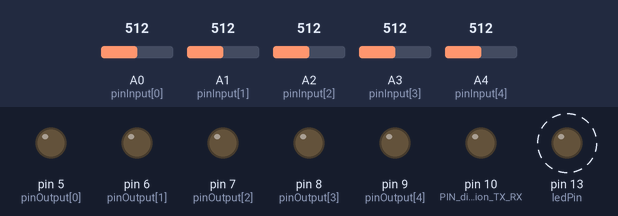
Simulated run of this sketch. Board: Arduino Uno, built with avr-gcc and run on an emulated ATmega328P. On the bench: output pins drawn as LEDs (lit = HIGH). Dashed ring = blinking. Inputs (shaded band) come from the test bench; at power-on: A0 (pinInput[0]) = 512, A1 (pinInput[1]) = 512, A2 (pinInput[2]) = 512, A3 (pinInput[3]) = 512, A4 (pinInput[4]) = 512.

Above: at 0.2 s.
Timing chart, 0 to 3.0 s (numbered marks = the images above):
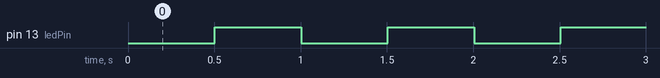

Measured:
- by itself, pin 13 (ledPin): alternates HIGH for 0.50 s and LOW for 0.50 s

The sketch:

modbus_slave_v0_6.ino
```cpp
// RS-485
const uint8_t     PIN_direction_TX_RX = 10;

// Used Pins
const int pinInput[]  = {A0, A1, A2, A3, A4};
const int pinOutput[] = {5, 6, 7, 8, 9};
const int ledPin = 13;

// States
int stateInput[5];
int stateOutput[] = {LOW,LOW,LOW,LOW,LOW};

// Counts
long int countOutput[] = {0,0,0,0,0};

// Timers
long saved_time_input[] = {0,0,0,0,0};
long saved_led_time;
boolean led;

const long debounce = 500;
const int threshold = 550;

void setup() {
  // RS-485
  pinMode(PIN_direction_TX_RX, OUTPUT);
  digitalWrite(PIN_direction_TX_RX, LOW);

  // Set Led Pin
  pinMode(ledPin, OUTPUT);
  digitalWrite(ledPin, LOW);

  // Inputs
//  pinMode(pinInput[0], INPUT);    // ????
//  pinMode(pinInput[1], INPUT);    // ????
//  pinMode(pinInput[2], INPUT);
//  pinMode(pinInput[3], INPUT);
//  pinMode(pinInput[4], INPUT);

  // Outputs
  for (char i = 0; i < 5; i++)
    pinMode(pinOutput[i], OUTPUT);

  for (char i = 0; i < 5; i++)
    digitalWrite(pinOutput[i], stateOutput[i]);

  saved_led_time = millis();
  led = false;
}

void loop() {
  // Cute blinking of led
  if (millis() - saved_led_time > debounce) {
    if (led)  led = false;
    else      led = true;
    digitalWrite(ledPin, led);
    saved_led_time = millis();
  }

  // Processing Analog inputs
  // This fields a resolution between readings of: 5 volts / 1024 units or, .0049 volts (4.9 mV) per unit.
  for(char i = 0; i < 5; i++) {
    stateInput[i] = analogRead(pinInput[i]);
    if ( stateInput[i] > threshold && (millis() - saved_time_input[i] > debounce) ) {
      if (stateOutput[i] == LOW) {
        countOutput[i]++;
      }
      stateOutput[i] = HIGH;
      saved_time_input[i] = millis();
    } else {
      stateOutput[i] = LOW;
    }
    digitalWrite(pinOutput[i], stateOutput[i]);
  }
}
```
